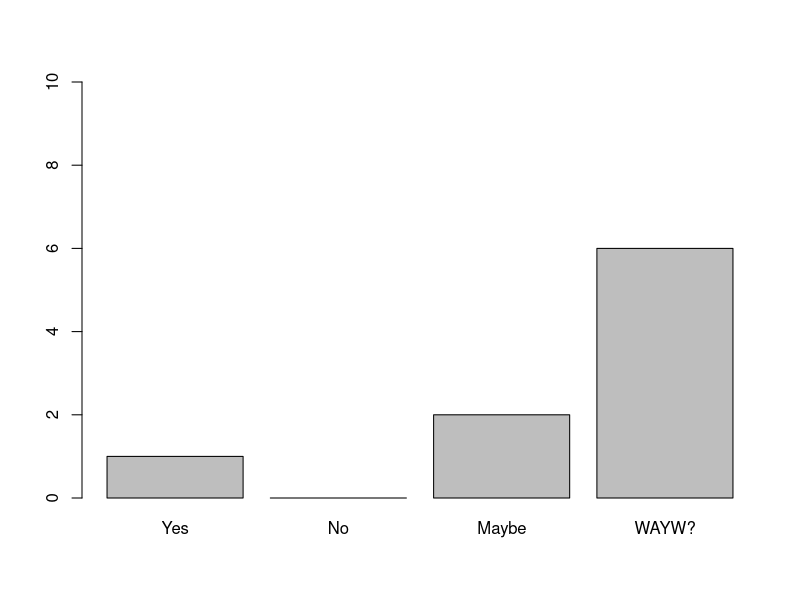

This chart was generated by the following R code:
## ---- chunk 1
values <- c(1,0,2,6)
## ---- chunk 2
barplot(values,names.arg = c('Yes','No','Maybe','WAYW?'),ylim = c(0,10))
